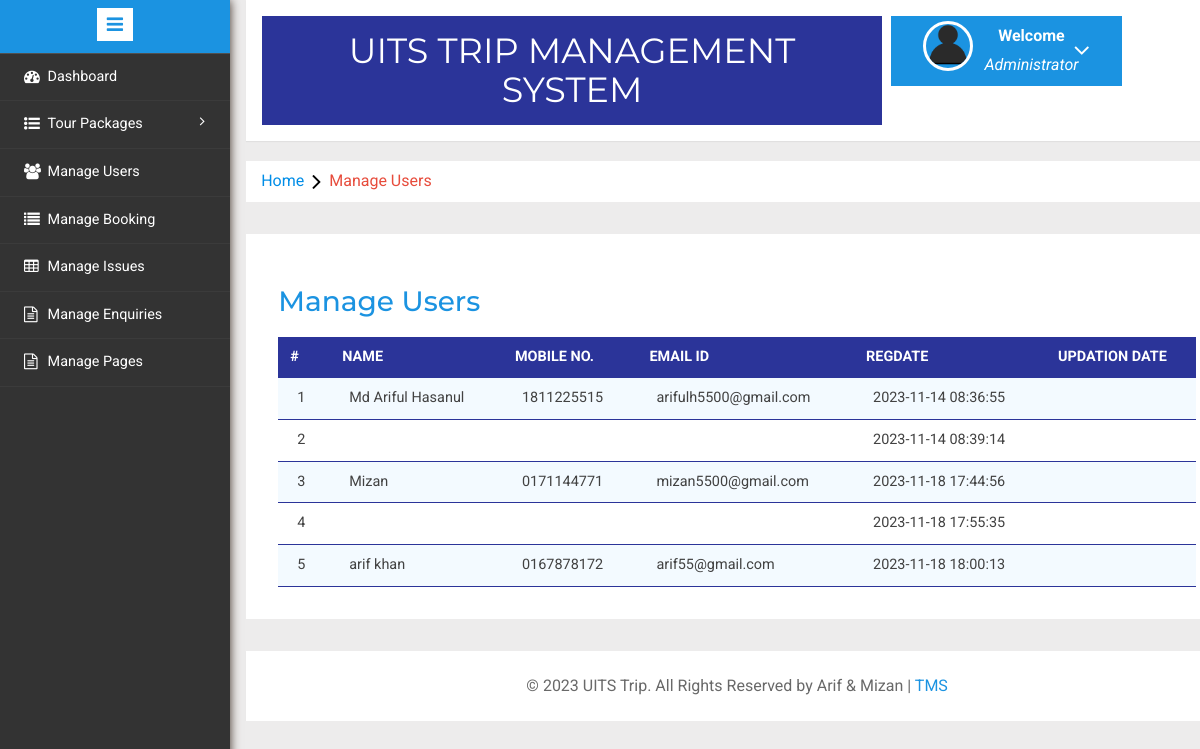
/uits-trip/admin/manage-users.php (signed in), run on the app's committed database.
### tables this page shows
CREATE TABLE `tblusers` (
  `id` int(11) NOT NULL,
  `FullName` varchar(100) DEFAULT NULL,
  `MobileNumber` char(10) DEFAULT NULL,
  `EmailId` varchar(70) DEFAULT NULL,
  `Password` varchar(100) DEFAULT NULL,
  `RegDate` timestamp NULL DEFAULT current_timestamp(),
  `UpdationDate` timestamp NULL DEFAULT NULL ON UPDATE current_timestamp()
);

### uits-trip/admin/manage-users.php (the view, shortened to what this page needs)
<?php
include('includes/config.php');
if(strlen($_SESSION['alogin'])==0)
	{
header('location:index.php');
}
else{
	?>
<!DOCTYPE HTML>
<html>
<head>
<link href="css/bootstrap.min.css" rel='stylesheet' type='text/css' />
<link href="css/style.css" rel='stylesheet' type='text/css' />
<link rel="stylesheet" href="css/morris.css" type="text/css"/>
<link href="css/font-awesome.css" rel="stylesheet">
<link rel="stylesheet" type="text/css" href="css/table-style.css" />
<link rel="stylesheet" type="text/css" href="css/basictable.css" />
<link rel="stylesheet" href="css/icon-font.min.css" type='text/css' />
</head>
<body>
   <div class="page-container">
<div class="left-content">
	   <div class="mother-grid-inner">
				<?php include('includes/header.php');?>
				</div>
<ol class="breadcrumb">
                <li class="breadcrumb-item"><a href="index.html">Home</a><i class="fa fa-angle-right"></i>Manage Users</li>
            </ol>
<div class="agile-grids">
				<div class="agile-tables">
					<div class="w3l-table-info">
					  <h2>Manage Users</h2>
					    <table id="table">
						<thead>
						  <tr>
						  <th>#</th>
							<th>Name</th>
							<th>Mobile No.</th>
							<th>Email Id</th>
							<th>RegDate </th>
							<th>Updation Date</th>
						  </tr>
						</thead>
						<tbody>
<?php $sql = "SELECT * from tblusers";
$query = $dbh -> prepare($sql);
$query->execute();
$results=$query->fetchAll(PDO::FETCH_OBJ);
$cnt=1;
if($query->rowCount() > 0)
{
foreach($results as $result)
{				?>
						  <tr>
							<td><?php echo htmlentities($cnt);?></td>
							<td><?php echo htmlentities($result->FullName);?></td>
							<td><?php echo htmlentities($result->MobileNumber);?></td>
							<td><?php echo htmlentities($result->EmailId);?></td>
							<td><?php echo htmlentities($result->RegDate);?></td>
							<td><?php echo htmlentities($result->UpdationDate);?></td>
						  </tr>
						 <?php $cnt=$cnt+1;} }?>
						</tbody>
					  </table>
					</div>
			</div>
<?php include('includes/footer.php');?>
</div>
</div>
						<?php include('includes/sidebarmenu.php');?>
							</div>
</body>
</html>
<?php } ?>

### uits-trip/admin/css/table-style.css (style rules this page uses)
table { background: white; border-collapse: collapse; margin: 1.25em 0 0; width: 100%; }
table tr, table th, table td { border: none; border-bottom: 1px solid #2b3499; font-size: 0.95em; }
table th, table td { padding: 10px 12px; text-align: left; }
table th { background: #2b3499; color: #fff; text-transform: uppercase; }
table tr td { background: #f3faff; color: #424242; }
table tr:nth-of-type(2n + 2) td { background: #ffffff; }
table { width: 100%; }

### data on the page
tblusers: FullName "Md Ariful Hasanul", MobileNumber "1811225515", EmailId "arifulh5500@gmail.com", RegDate "2023-11-14 08:36:55"
tblusers: RegDate "2023-11-14 08:39:14"
tblusers: FullName "Mizan", MobileNumber "0171144771", EmailId "mizan5500@gmail.com", RegDate "2023-11-18 17:44:56"
tblusers: RegDate "2023-11-18 17:55:35"
tblusers: FullName "arif khan", MobileNumber "0167878172", EmailId "arif55@gmail.com", RegDate "2023-11-18 18:00:13"
